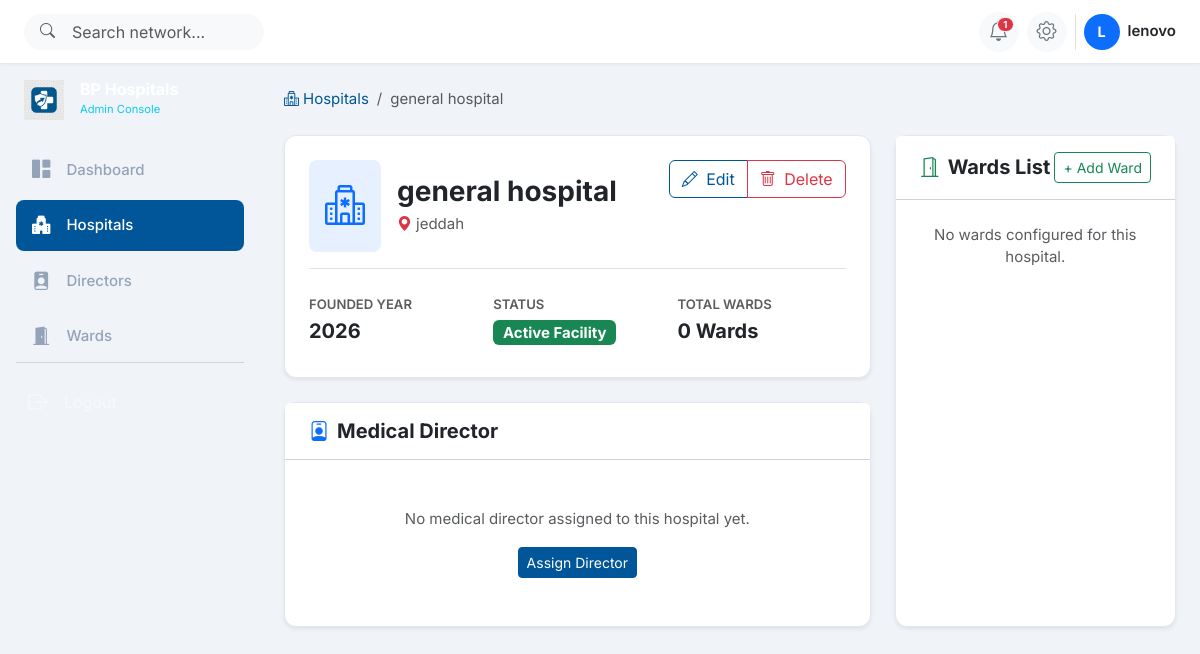
/hospitals/3/ (signed in), run on an earlier commit of the app's database.
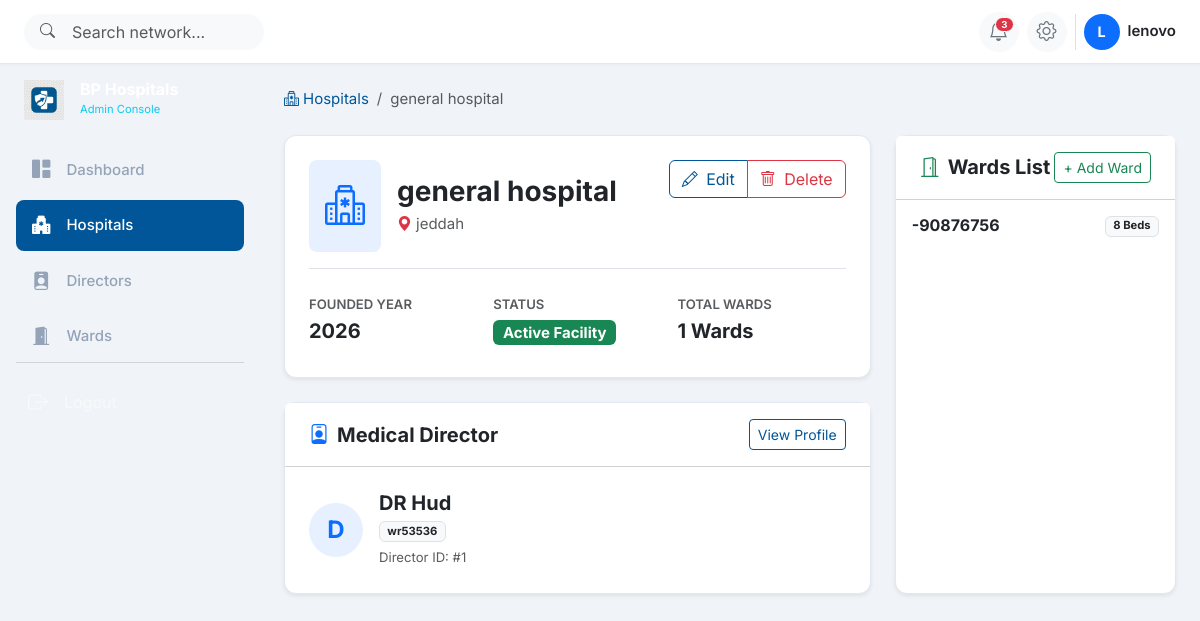
And on a later commit of the database.
### hospitals/models.py (models this page shows, shortened)
class Hospital(models.Model):
    hospital_id = models.BigAutoField(primary_key=True)
    hospital_name = models.CharField(
        max_length=200,
        unique=True,
        null=False,
        blank=False,
        verbose_name="Hospital Name",
        help_text="Unique name of the hospital facility."
    )
    location = models.CharField(
        max_length=255,
        null=False,
        blank=False,
        verbose_name="Location",
        help_text="City/Region location of the hospital."
    )
    founded_year = models.IntegerField(
        null=False,
        blank=False,
        validators=[
            MinValueValidator(1800, message="Founded year cannot be before 1800."),
            MaxValueValidator(current_year(), message="Founded year cannot be in the future.")
        ],
        verbose_name="Founded Year",
        help_text="Year the hospital was established (between 1800 and present)."
    )
    created_at = models.DateTimeField(default=timezone.now, verbose_name="Created At")
    updated_at = models.DateTimeField(auto_now=True, verbose_name="Updated At")
    class Meta:
        verbose_name = "Hospital"
        verbose_name_plural = "Hospitals"
        ordering = ['-updated_at', 'hospital_name']
        constraints = [
            CheckConstraint(
                condition=Q(founded_year__gte=1800) & Q(founded_year__lte=datetime.date.today().year),
                name="check_founded_year_valid"
            )
        ]

### directors/models.py (models this page shows, shortened)
class HospitalDirector(models.Model):
    director_id = models.BigAutoField(primary_key=True)
    director_name = models.CharField(
        max_length=150,
        null=False,
        blank=False,
        verbose_name="Director Name",
        help_text="Full name of the medical director (e.g., Dr. Sarah Jenkins)."
    )
    qualification = models.CharField(
        max_length=200,
        null=False,
        blank=False,
        verbose_name="Qualification",
        help_text="Academic/Medical qualifications (e.g., MD, PhD, MHA)."
    )
    hospital = models.OneToOneField(
        Hospital,
        on_delete=models.CASCADE,
        related_name='director',
        null=False,
        blank=False,
        verbose_name="Assigned Hospital",
        help_text="The hospital facility assigned to this director."
    )
    created_at = models.DateTimeField(default=timezone.now, verbose_name="Created At")
    updated_at = models.DateTimeField(auto_now=True, verbose_name="Updated At")
    class Meta:
        verbose_name = "Hospital Director"
        verbose_name_plural = "Hospital Directors"
        ordering = ['-updated_at', 'director_name']

### wards/models.py (models this page shows, shortened)
class Ward(models.Model):
    ward_id = models.BigAutoField(primary_key=True)
    ward_name = models.CharField(
        max_length=150,
        null=False,
        blank=False,
        verbose_name="Ward Name",
        help_text="Name of the ward (e.g., Cardiac ICU, Pediatrics Wing A)."
    )
    capacity = models.IntegerField(
        null=False,
        blank=False,
        validators=[
            MinValueValidator(1, message="Ward capacity must be at least 1 bed."),
            MaxValueValidator(500, message="Ward capacity cannot exceed 500 beds.")
        ],
        verbose_name="Capacity (Beds)",
        help_text="Maximum number of beds in this ward (1-500)."
    )
    hospital = models.ForeignKey(
        Hospital,
        on_delete=models.CASCADE,
        related_name='wards',
        null=False,
        blank=False,
        verbose_name="Hospital",
        help_text="The hospital facility this ward belongs to."
    )
    created_at = models.DateTimeField(default=timezone.now, verbose_name="Created At")
    updated_at = models.DateTimeField(auto_now=True, verbose_name="Updated At")
    class Meta:
        verbose_name = "Ward"
        verbose_name_plural = "Wards"
        ordering = ['-updated_at', 'ward_name']
        constraints = [
            CheckConstraint(
                condition=Q(capacity__gt=0) & Q(capacity__lte=500),
                name="check_ward_capacity_valid"
            )
        ]

### hospitals/views.py (the view)
# urls.py: path('<int:pk>/', HospitalDetailView.as_view(), name='hospital_detail'),
class HospitalDetailView(LoginRequiredMixin, DetailView):
    model = Hospital
    template_name = 'hospitals/hospital_detail.html'
    context_object_name = 'hospital'
    pk_url_kwarg = 'pk'

### hospitals/templates/hospitals/hospital_detail.html (shortened to what the changed rows need)
{% extends 'base.html' %}
{% block content %}
<nav aria-label="breadcrumb" class="mb-4">
    <ol class="breadcrumb">
        <li class="breadcrumb-item"><a href="{% url 'hospital_list' %}"><i class="bi bi-hospital me-1"></i>Hospitals</a></li>
        <li class="breadcrumb-item active" aria-current="page">{{ hospital.hospital_name }}</li>
    </ol>
</nav>
<div class="row g-4">
    <div class="col-12 col-lg-8">
        <div class="card bp-card shadow-sm mb-4">
            <div class="card-body p-4">
                <div class="d-flex flex-column flex-sm-row justify-content-between align-items-sm-start gap-3 mb-4 border-bottom pb-3">
                    <div class="d-flex align-items-center gap-3">
                        <div>
                            <h3 class="fw-bold text-dark mb-1">{{ hospital.hospital_name }}</h3>
                            <p class="text-muted mb-0"><i class="bi bi-geo-alt-fill text-danger me-1"></i>{{ hospital.location }}</p>
                        </div>
                    </div>
                </div>
                <div class="row g-3 text-center text-sm-start">
                    <div class="col-6 col-sm-4">
                        <span class="text-uppercase text-muted small fw-semibold">Founded Year</span>
                        <h5 class="fw-bold text-dark mt-1">{{ hospital.founded_year }}</h5>
                    </div>
                    <div class="col-12 col-sm-4">
                        <span class="text-uppercase text-muted small fw-semibold">Total Wards</span>
                        <h5 class="fw-bold text-dark mt-1">{{ hospital.wards.count }} Wards</h5>
                    </div>
                </div>
            </div>
        </div>
        <div class="card bp-card shadow-sm">
            <div class="card-header bg-white py-3 px-4 d-flex justify-content-between align-items-center">
                <h5 class="fw-bold text-dark mb-0"><i class="bi bi-person-badge me-2 text-primary"></i>Medical Director</h5>
                {% if hospital.director %}
                    <a href="{% url 'director_detail' hospital.director.pk %}" class="btn btn-sm btn-outline-primary">View Profile</a>
                {% endif %}
            </div>
            <div class="card-body p-4">
                {% if hospital.director %}
                    <div class="d-flex align-items-center gap-3">
                        <div class="rounded-circle bg-primary bg-opacity-10 text-primary fw-bold d-flex align-items-center justify-content-center flex-shrink-0"
                             style="width:54px;height:54px;font-size:1.5rem;">
                            {{ hospital.director.director_name|slice:":1" }}
                        </div>
                        <div>
                            <h5 class="fw-bold text-dark mb-1">{{ hospital.director.director_name }}</h5>
                            <p class="text-muted mb-1"><span class="badge bg-light text-dark border">{{ hospital.director.qualification }}</span></p>
                            <small class="text-muted">Director ID: #{{ hospital.director.director_id }}</small>
                        </div>
                    </div>
                {% else %}
                    <div class="text-center py-4 text-muted">
                        <p class="mb-3">No medical director assigned to this hospital yet.</p>
                        <a href="{% url 'director_create' %}" class="btn btn-sm btn-primary">Assign Director</a>
                    </div>
                {% endif %}
            </div>
        </div>
    </div>
    <div class="col-12 col-lg-4">
        <div class="card bp-card shadow-sm h-100">
            <div class="card-body p-0">
                {% if hospital.wards.all %}
                    <div class="list-group list-group-flush">
                        {% for ward in hospital.wards.all %}
                            <a href="{% url 'ward_detail' ward.pk %}" class="list-group-item list-group-item-action p-3 d-flex justify-content-between align-items-center">
                                <div>
                                    <h6 class="mb-0 fw-bold text-dark">{{ ward.ward_name }}</h6>
                                </div>
                                <span class="badge bg-light text-dark border">{{ ward.capacity }} Beds</span>
                            </a>
                        {% endfor %}
                    </div>
                {% else %}
                    <div class="p-4 text-center text-muted">
                        <p class="mb-0">No wards configured for this hospital.</p>
                    </div>
                {% endif %}
            </div>
        </div>
    </div>
</div>
{% endblock %}

### templates/base.html (shortened to what the changed rows need)
{% load static %}
<!DOCTYPE html>
<html lang="en">
<head>
    <link href="https://cdn.jsdelivr.net/npm/bootstrap@5.3.3/dist/css/bootstrap.min.css" rel="stylesheet"/>
    <link href="https://cdn.jsdelivr.net/npm/bootstrap-icons@1.11.3/font/bootstrap-icons.min.css" rel="stylesheet"/>
    <link href="{% static 'css/custom.css' %}" rel="stylesheet"/>
</head>
<body>
    <header class="bp-header fixed-top d-flex align-items-center justify-content-between px-3 px-md-4">
        <div class="d-flex align-items-center gap-2">
            <div class="dropdown">
                <button class="btn btn-light rounded-circle position-relative d-flex align-items-center justify-content-center"
                        type="button"
                        id="notificationsDropdown"
                        data-bs-toggle="dropdown"
                        data-bs-auto-close="outside"
                        aria-expanded="false"
                        aria-haspopup="true"
                        title="Notifications"
                        style="width:40px;height:40px;">
                    <i class="bi bi-bell fs-5 text-secondary"></i>
                    {% if unread_notifications_count > 0 %}
                        <span class="position-absolute badge rounded-pill bg-danger border border-white"
                              style="top:4px;right:4px;font-size:0.6rem;padding:2px 5px;">
                            {{ unread_notifications_count }}
                        </span>
                    {% endif %}
                </button>
            </div>
        </div>
    </header>
    <div class="offcanvas-md offcanvas-start bp-sidebar"
         tabindex="-1"
         id="sidebarOffcanvas"
         aria-labelledby="sidebarOffcanvasLabel">
        <div class="offcanvas-body d-flex flex-column p-3">
            <div class="d-none d-md-flex align-items-center gap-3 mb-4 px-2">
                <div>
                    <h1 class="text-white fw-bold h6 mb-0 lh-1">BP Hospitals</h1>
                </div>
            </div>
        </div>
    </div>
    <main class="bp-main-content">
        <div class="container-fluid px-3 px-md-4 py-3 py-md-4">
            {% block content %}{% endblock %}
        </div>
    </main>
</body>
</html>

What changed in the data, as far as the page shows it:
shown differently, row unchanged: Hospital "general hospital": wards.count "0" → "1"; director.director_name (not shown) → "D"; director.director_name (not shown) → "DR Hud"; director.qualification (not shown) → "wr53536"; director.director_id (not shown) → "1"
added Ward: ward_name "-90876756", capacity "8"
Also different on the page:
{{ unread_notifications_count }}: "1" → "3"
text no longer shown: "No medical director assigned to this hospital yet. Assign Director No wards configured for this hospital."
text now shown: "View Profile Director ID: #"
